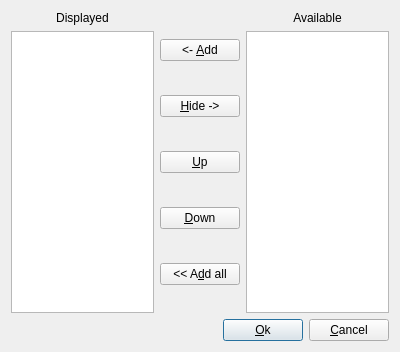
<?xml version="1.0" encoding="UTF-8"?>
<ui version="4.0">
 <class>ColumnReorderDialog</class>
 <widget class="QDialog" name="ColumnReorderDialog">
  <property name="geometry">
   <rect>
    <x>0</x>
    <y>0</y>
    <width>400</width>
    <height>352</height>
   </rect>
  </property>
  <property name="windowTitle">
   <string>Dialog</string>
  </property>
  <layout class="QVBoxLayout" name="verticalLayout">
   <item>
    <layout class="QHBoxLayout" name="horizontalLayout">
     <item>
      <layout class="QVBoxLayout" name="verticalLayout0">
       <item>
        <widget class="QLabel" name="label0">
         <property name="text">
          <string>Displayed</string>
         </property>
         <property name="alignment">
          <set>Qt::AlignCenter</set>
         </property>
        </widget>
       </item>
       <item>
        <widget class="QListWidget" name="listDisplayed"/>
       </item>
      </layout>
     </item>
     <item>
      <layout class="QVBoxLayout" name="verticalLayout1">
       <item>
        <widget class="QPushButton" name="addButton">
         <property name="text">
          <string>&lt;- &amp;Add</string>
         </property>
        </widget>
       </item>
       <item>
        <widget class="QPushButton" name="hideButton">
         <property name="text">
          <string>&amp;Hide -&gt;</string>
         </property>
        </widget>
       </item>
       <item>
        <widget class="QPushButton" name="upButton">
         <property name="text">
          <string>&amp;Up</string>
         </property>
        </widget>
       </item>
       <item>
        <widget class="QPushButton" name="downButton">
         <property name="text">
          <string>&amp;Down</string>
         </property>
        </widget>
       </item>
       <item>
        <widget class="QPushButton" name="addAllButton">
         <property name="text">
          <string>&lt;&lt; A&amp;dd all</string>
         </property>
        </widget>
       </item>
      </layout>
     </item>
     <item>
      <layout class="QVBoxLayout" name="verticalLayout2">
       <item>
        <widget class="QLabel" name="label1">
         <property name="text">
          <string>Available</string>
         </property>
         <property name="alignment">
          <set>Qt::AlignCenter</set>
         </property>
        </widget>
       </item>
       <item>
        <widget class="QListWidget" name="listAvailable">
         <property name="selectionMode">
          <enum>QAbstractItemView::ExtendedSelection</enum>
         </property>
        </widget>
       </item>
      </layout>
     </item>
    </layout>
   </item>
   <item>
    <layout class="QHBoxLayout" name="horizontalLayout_2">
     <item>
      <spacer name="horizontalSpacer">
       <property name="orientation">
        <enum>Qt::Horizontal</enum>
       </property>
       <property name="sizeHint" stdset="0">
        <size>
         <width>40</width>
         <height>20</height>
        </size>
       </property>
      </spacer>
     </item>
     <item>
      <widget class="QPushButton" name="okButton">
       <property name="text">
        <string>&amp;Ok</string>
       </property>
       <property name="default">
        <bool>true</bool>
       </property>
      </widget>
     </item>
     <item>
      <widget class="QPushButton" name="cancelButton">
       <property name="text">
        <string>&amp;Cancel</string>
       </property>
      </widget>
     </item>
    </layout>
   </item>
  </layout>
 </widget>
 <resources/>
 <connections>
  <connection>
   <sender>cancelButton</sender>
   <signal>clicked()</signal>
   <receiver>ColumnReorderDialog</receiver>
   <slot>reject()</slot>
   <hints>
    <hint type="sourcelabel">
     <x>342</x>
     <y>326</y>
    </hint>
    <hint type="destinationlabel">
     <x>347</x>
     <y>312</y>
    </hint>
   </hints>
  </connection>
 </connections>
</ui>
